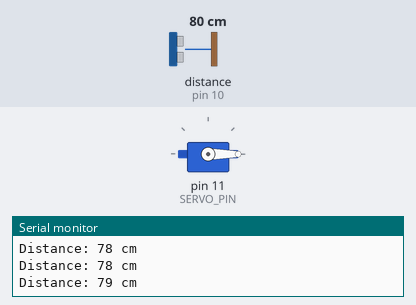
Bench run of a sketch on a simulated Arduino Uno, built with avr-gcc and run on an emulated ATmega328P. On the bench: servo, the last lines printed to the serial monitor. Wiring (inferred from the names in the program): ultrasonic range finder: trigger pin 9; echo pin 10. Inputs (shaded band) come from the test bench; at power-on: distance to the obstacle (sensor on pin 10) 80 cm. The echo pulse lasts 58.3 µs per cm.

Above: at 1.3 s.
1.4 s: distance to the obstacle (sensor on pin 10) set to 22 cm
2.9 s: distance to the obstacle (sensor on pin 10) set to 18 cm
At 3.8 s:
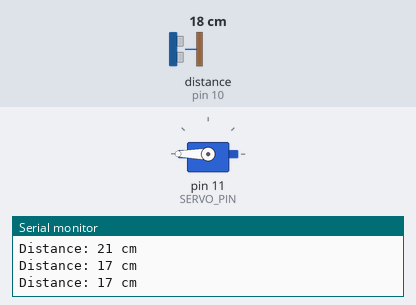
4.5 s: distance to the obstacle (sensor on pin 10) set to 35 cm
At 5.2 s:
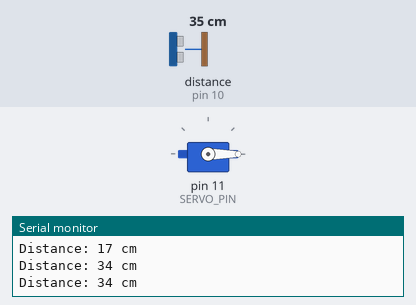
6.0 s: distance to the obstacle (sensor on pin 10) set to 2 cm
At 6.6 s:
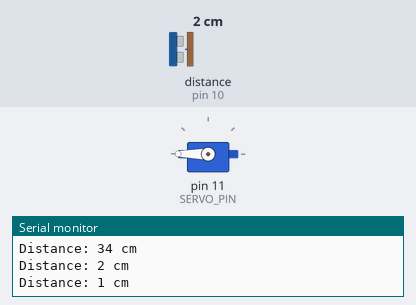
Timing chart, 0 to 8.5 s (numbered marks = the images above; inputs shaded):
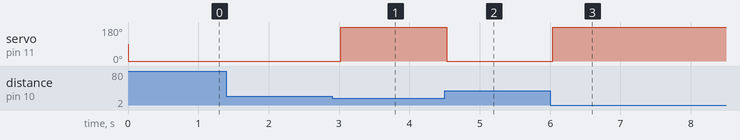

The sketch:

code.ino
```cpp
#include <Servo.h>
#define TRIG_PIN 9
#define ECHO_PIN 10
#define SERVO_PIN 11
Servo myServo;
void setup() {
pinMode(TRIG_PIN, OUTPUT);
pinMode(ECHO_PIN, INPUT);
myServo.attach(SERVO_PIN);
Serial.begin(9600);
}
long getDistance() {
digitalWrite(TRIG_PIN, LOW);
delayMicroseconds(2);
digitalWrite(TRIG_PIN, HIGH);
delayMicroseconds(10);
digitalWrite(TRIG_PIN, LOW);
  long duration = pulseIn(ECHO_PIN, HIGH);
  long distance = duration * 0.034 / 2; // distance in cm
  return distance;
}
void loop() {
  long distance = getDistance();
Serial.print("Distance: ");
Serial.print(distance);
Serial.println(" cm");
  // Example action: move servo based on distance
  if (distance < 20) {
myServo.write(180);
  } else {
myServo.write(0);
  }
delay(500);
}
```

Measured:
- the behaviour switches between 21 and 20 cm on distance to the obstacle (sensor on pin 10) (found by bisection; images 0 and 1)
- after the input at 2.9 s, servo on pin 11 (SERVO_PIN): 0° → 180° after 0.12 s
- after the input at 4.5 s, servo on pin 11 (SERVO_PIN): 180° → 0° at once
- after the input at 6.0 s, servo on pin 11 (SERVO_PIN): 0° → 180° at once
